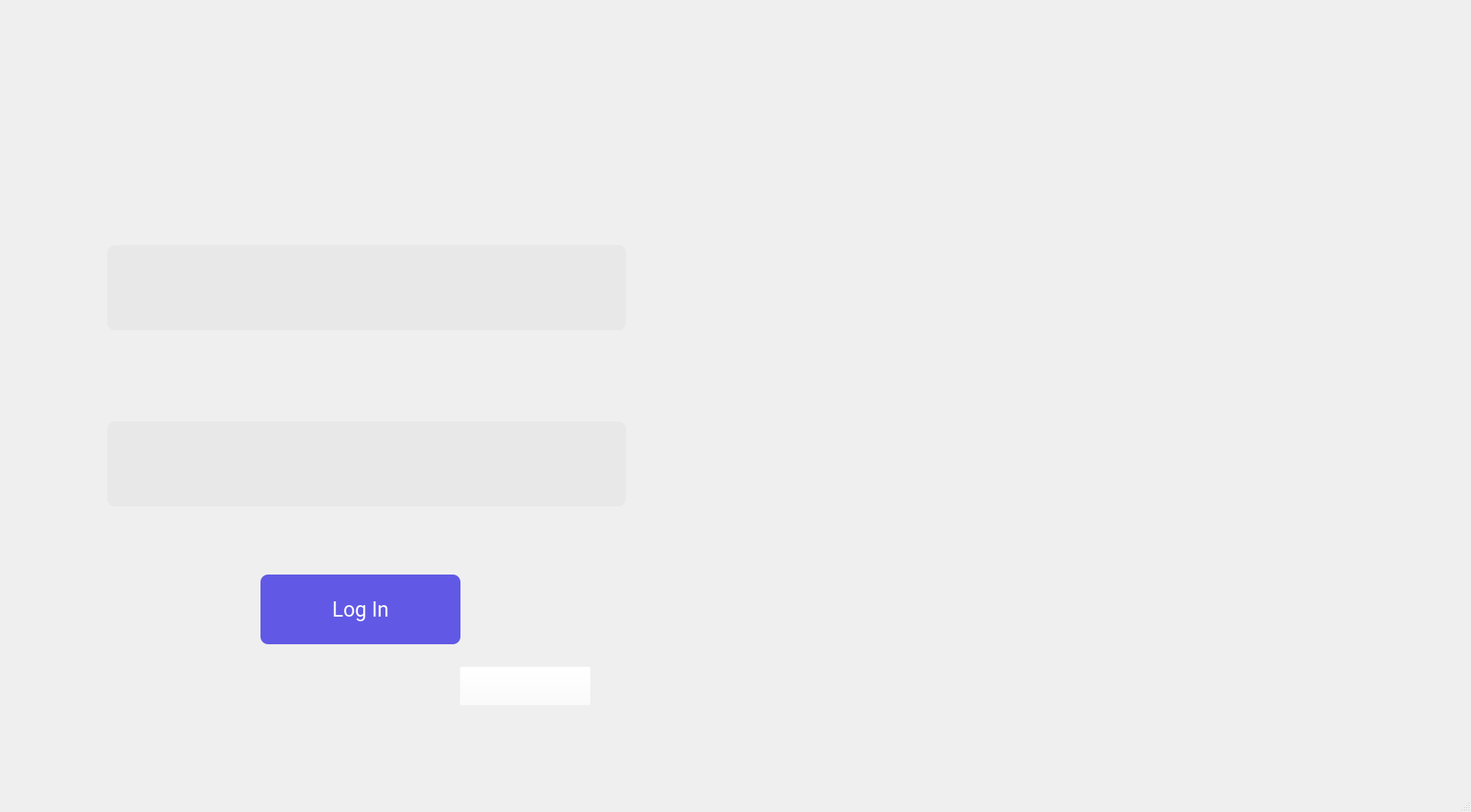
<?xml version="1.0" encoding="UTF-8"?>
<ui version="4.0">
 <class>MainWindow</class>
 <widget class="QMainWindow" name="MainWindow">
  <property name="geometry">
   <rect>
    <x>0</x>
    <y>0</y>
    <width>1920</width>
    <height>1060</height>
   </rect>
  </property>
  <property name="windowTitle">
   <string>MainWindow</string>
  </property>
  <widget class="QWidget" name="centralwidget">
   <widget class="QLabel" name="loginImage">
    <property name="geometry">
     <rect>
      <x>0</x>
      <y>-10</y>
      <width>1921</width>
      <height>1031</height>
     </rect>
    </property>
    <property name="text">
     <string/>
    </property>
    <property name="pixmap">
     <pixmap resource="Resources/Login.qrc">:/Login/Images/Login.png</pixmap>
    </property>
   </widget>
   <widget class="QLineEdit" name="email">
    <property name="geometry">
     <rect>
      <x>140</x>
      <y>320</y>
      <width>677</width>
      <height>111</height>
     </rect>
    </property>
    <property name="font">
     <font>
      <family>Roboto</family>
      <pointsize>20</pointsize>
     </font>
    </property>
    <property name="styleSheet">
     <string notr="true">
QLineEdit {
    border-radius: 10px;
    padding: 0 8px;
    background-color: rgb(229, 229, 229,70%);
}</string>
    </property>
   </widget>
   <widget class="QLineEdit" name="password">
    <property name="geometry">
     <rect>
      <x>140</x>
      <y>550</y>
      <width>677</width>
      <height>111</height>
     </rect>
    </property>
    <property name="font">
     <font>
      <family>Roboto</family>
      <pointsize>20</pointsize>
     </font>
    </property>
    <property name="styleSheet">
     <string notr="true">
QLineEdit {
    border-radius: 10px;
    padding: 0 8px;
    background-color: rgb(229, 229, 229,70%);
}</string>
    </property>
   </widget>
   <widget class="QPushButton" name="loginbutton">
    <property name="geometry">
     <rect>
      <x>340</x>
      <y>750</y>
      <width>261</width>
      <height>91</height>
     </rect>
    </property>
    <property name="font">
     <font>
      <family>Roboto</family>
      <pointsize>20</pointsize>
     </font>
    </property>
    <property name="cursor">
     <cursorShape>PointingHandCursor</cursorShape>
    </property>
    <property name="styleSheet">
     <string notr="true">QPushButton {
	color: rgb(255, 255, 255);
    border-radius: 10px;
	background-color: rgb(97, 89, 229);
}
</string>
    </property>
    <property name="text">
     <string>Log In</string>
    </property>
   </widget>
   <widget class="QPushButton" name="registerbutton">
    <property name="geometry">
     <rect>
      <x>600</x>
      <y>870</y>
      <width>171</width>
      <height>51</height>
     </rect>
    </property>
    <property name="styleSheet">
     <string notr="true">background-color: rgb(255, 255, 255,0%);</string>
    </property>
    <property name="text">
     <string/>
    </property>
   </widget>
   <widget class="QLabel" name="warning">
    <property name="geometry">
     <rect>
      <x>190</x>
      <y>690</y>
      <width>571</width>
      <height>41</height>
     </rect>
    </property>
    <property name="font">
     <font>
      <family>Roboto</family>
      <pointsize>16</pointsize>
     </font>
    </property>
    <property name="styleSheet">
     <string notr="true">color: rgb(255, 0, 0);</string>
    </property>
    <property name="text">
     <string/>
    </property>
    <property name="alignment">
     <set>Qt::AlignCenter</set>
    </property>
   </widget>
  </widget>
  <widget class="QMenuBar" name="menubar">
   <property name="geometry">
    <rect>
     <x>0</x>
     <y>0</y>
     <width>1920</width>
     <height>26</height>
    </rect>
   </property>
  </widget>
  <widget class="QStatusBar" name="statusbar"/>
 </widget>
 <resources>
  <include location="Resources/Login.qrc"/>
 </resources>
 <connections/>
</ui>
